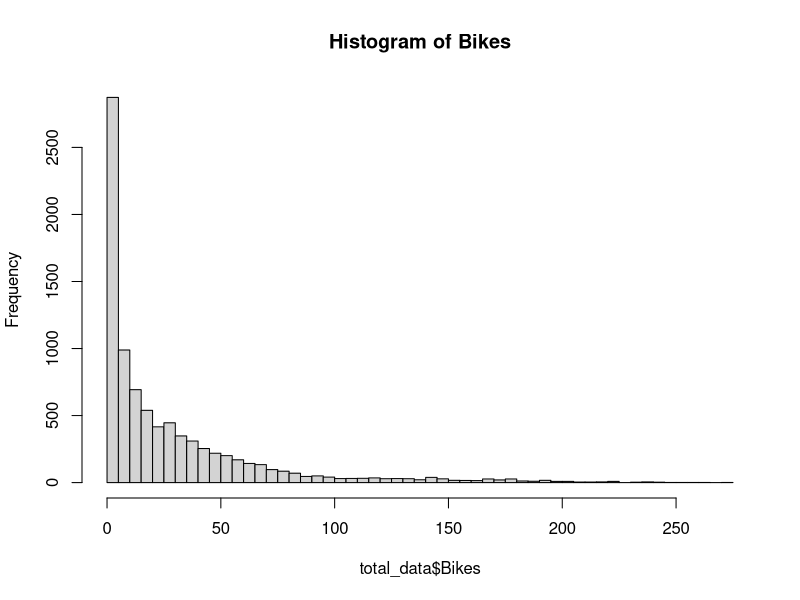
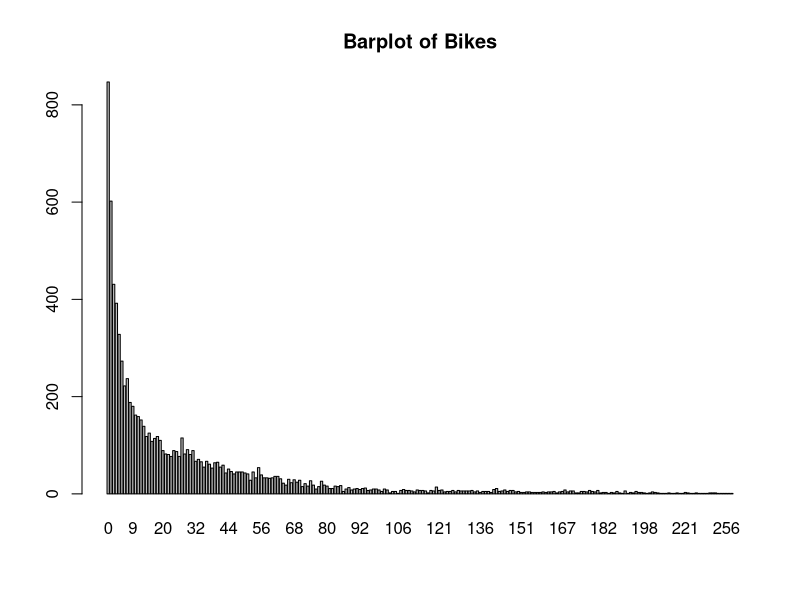
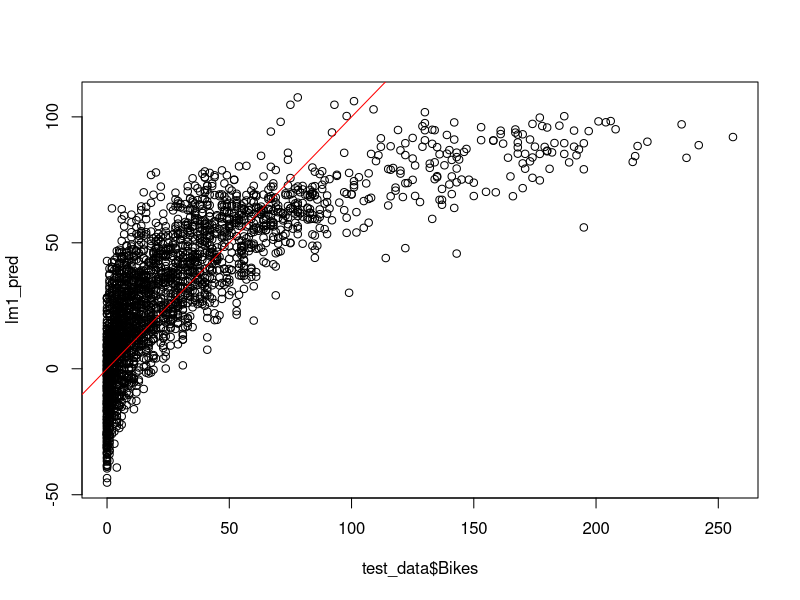
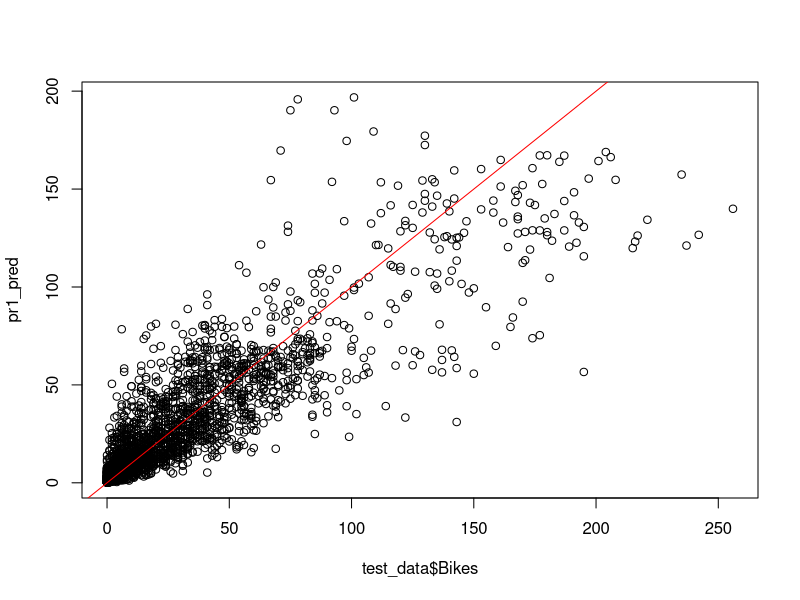
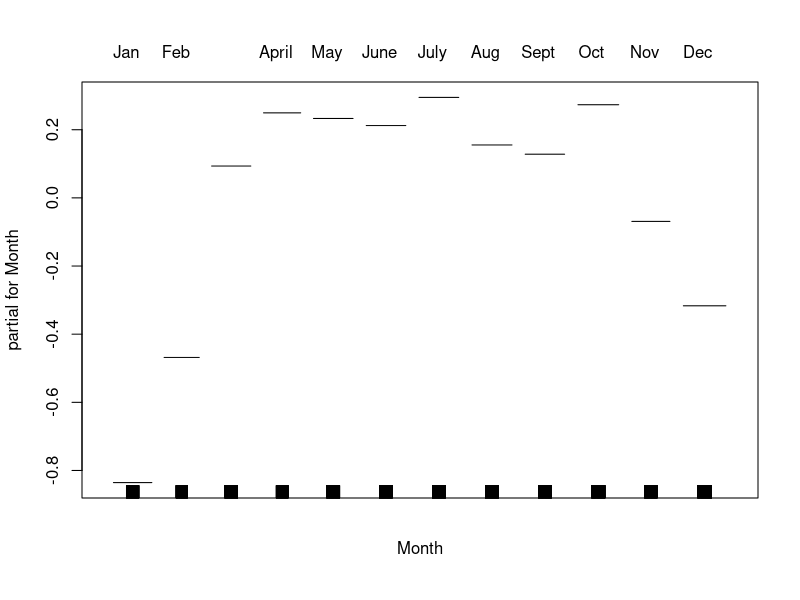
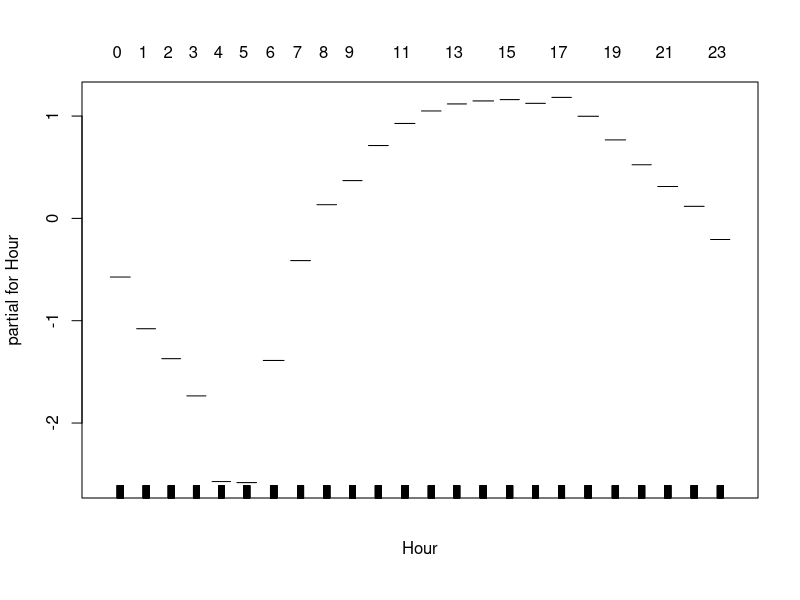
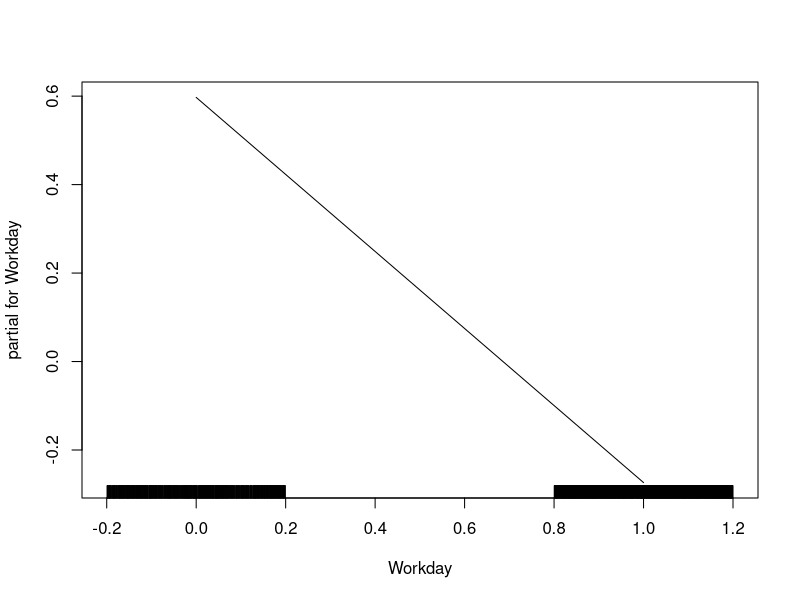
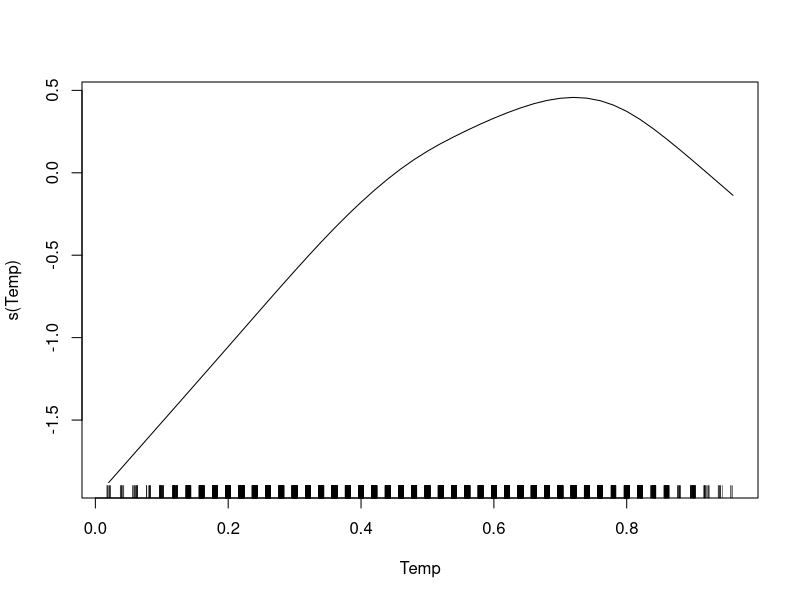

These figures' R source, in order:
## ---- chunk 1
rm(list=ls())
total_data <- read.csv("./Bikeshare.csv", header=T, stringsAsFactors=T)
str(total_data)
total_data$Hour <- factor(total_data$Hour)
total_data$Month <- factor(total_data$Month, levels=c('Jan','Feb','March','April','May','June','July','Aug','Sept','Oct','Nov','Dec'))

hist(total_data$Bikes, breaks=50, main='Histogram of Bikes')
barplot(table(total_data$Bikes), main='Barplot of Bikes')
## ---- chunk 2
set.seed(7)
total_obs <- nrow(total_data)
train_index <- sample(1:total_obs, 0.7*total_obs)
train_data <- total_data[train_index,]
test_data <- total_data[-train_index,]
## ---- chunk 3
lm1 <- lm(Bikes~Month+Hour+Workday+Temp+Weather+Windspeed, data=train_data)
lm1_pred <- predict(lm1, newdata=test_data)
## ---- chunk 4
plot(test_data$Bikes, lm1_pred)
abline(a=0,b=1,col='red')
## ---- chunk 5
pr1 <- glm(Bikes~Month+Hour+Workday+Temp+Weather+Windspeed, 
           data = train_data, family = 'poisson')
## ---- chunk 6
pr1_pred <- predict(pr1, newdata = test_data, type = 'response')
plot(test_data$Bikes, pr1_pred)
abline(a=0, b=1, col='red') # y = x
## ---- chunk 7
library(forecast)
accuracy(lm1_pred, test_data$Bikes)
accuracy(pr1_pred, test_data$Bikes)
## ---- chunk 8
library(gam)
pr_gam <- gam(Bikes~Month+Hour+Workday+s(Temp)+Weather+s(Windspeed), 
              data = train_data, family = 'poisson')
## ---- chunk 9
plot(pr_gam)
## ---- chunk 10
rm(list=ls())
total_data <- read.csv("./UsedCar.csv", header=T, stringsAsFactors=T)
hist(total_data$Price)
total_data$Log_price <- log(total_data$Price+1)
## ---- chunk 11
set.seed(7)
total_obs <- dim(total_data)[1]
train_data_indices <- sample(1:total_obs, 0.8*total_obs)
train_data <- total_data[train_data_indices,]
test_data <- total_data[-train_data_indices,]
## ---- chunk 12
lm1 <- lm(Log_price~Age+Mileage+Fuel_Type+Quarterly_Tax+Weight, data=train_data)
lm1_pred <- exp(predict(lm1, newdata=test_data))-1
## ---- chunk 13
gr1 <- glm(Price~Age+Mileage+Fuel_Type+Quarterly_Tax+Weight, 
           data = train_data, family = Gamma(link = 'log'))


gr1_pred <- predict(gr1, newdata = test_data, type = 'response')
## ---- chunk 14
summary(lm1)
summary(gr1)
## ---- chunk 15
library(forecast)
accuracy(lm1_pred, test_data$Price)
accuracy(gr1_pred, test_data$Price)
## ---- chunk 16
gr_gam <- gam(Price~s(Age)+s(Mileage)+Fuel_Type+s(Quarterly_Tax)+s(Weight), 
              data = train_data, family = Gamma(link = 'log'))

gr_gam_pred <- predict(gr_gam, newdata = test_data, type = 'response')
